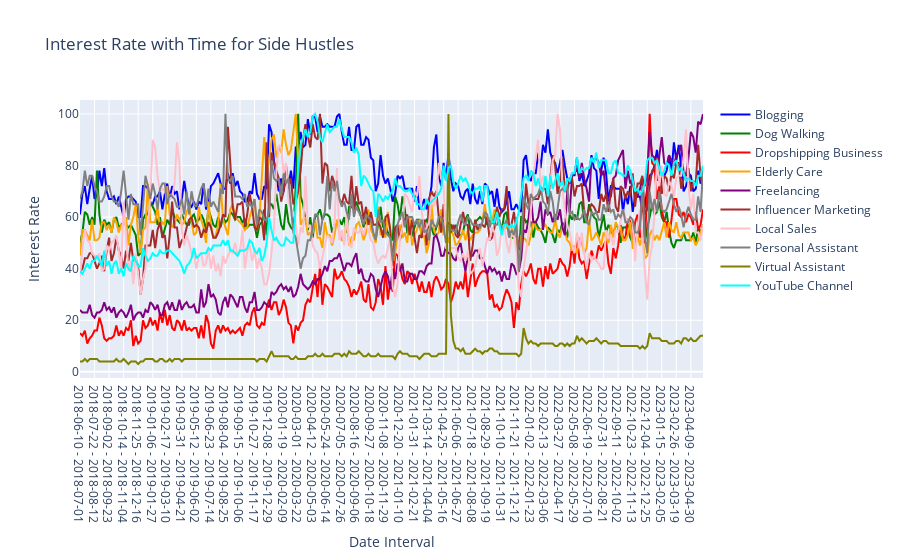

The notebook cell saved with this chart:
### Markdown cell above
##### Interest Rate without Smoothing

### Code cell
plot_interest_rate_unique(1)

### Figure 1 — Plotly figure (JSON) as saved in the notebook; plotly's stock layout.template omitted (floating-point values rounded to 4 significant figures; data arrays with more than 128 entries replaced by an {"elided": "..."} marker saying what was removed)
{"data": [{"line": {"color": "blue"}, "mode": "lines", "name": "Blogging", "type": "scatter", "x": {"elided": "261 str values"}, "y": {"elided": "261 int values"}}, {"line": {"color": "green"}, "mode": "lines", "name": "Dog Walking", "type": "scatter", "x": {"elided": "261 str values"}, "y": {"elided": "261 int values"}}, {"line": {"color": "red"}, "mode": "lines", "name": "Dropshipping Business", "type": "scatter", "x": {"elided": "261 str values"}, "y": {"elided": "261 int values"}}, {"line": {"color": "orange"}, "mode": "lines", "name": "Elderly Care", "type": "scatter", "x": {"elided": "261 str values"}, "y": {"elided": "261 int values"}}, {"line": {"color": "purple"}, "mode": "lines", "name": "Freelancing", "type": "scatter", "x": {"elided": "261 str values"}, "y": {"elided": "261 int values"}}, {"line": {"color": "brown"}, "mode": "lines", "name": "Influencer Marketing", "type": "scatter", "x": {"elided": "261 str values"}, "y": {"elided": "261 int values"}}, {"line": {"color": "pink"}, "mode": "lines", "name": "Local Sales", "type": "scatter", "x": {"elided": "261 str values"}, "y": {"elided": "261 int values"}}, {"line": {"color": "gray"}, "mode": "lines", "name": "Personal Assistant", "type": "scatter", "x": {"elided": "261 str values"}, "y": {"elided": "261 int values"}}, {"line": {"color": "olive"}, "mode": "lines", "name": "Virtual Assistant", "type": "scatter", "x": {"elided": "261 str values"}, "y": {"elided": "261 int values"}}, {"line": {"color": "cyan"}, "mode": "lines", "name": "YouTube Channel", "type": "scatter", "x": {"elided": "261 str values"}, "y": {"elided": "261 int values"}}, {"line": {"color": "black"}, "mode": "lines", "name": "nan", "type": "scatter", "x": [], "y": []}], "layout": {"title": {"text": "Interest Rate with Time for Side Hustles"}, "xaxis": {"title": {"text": "Date Interval"}}, "yaxis": {"title": {"text": "Interest Rate"}}}}
